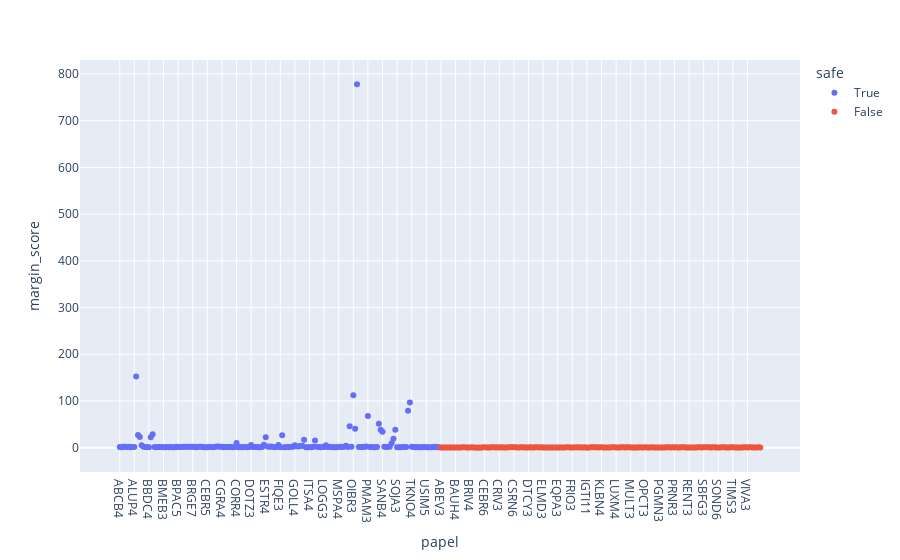

Notebook code for this chart:
### Code cell
fig = px.scatter(df_fund,x=df_fund.index,y='margin_score',color='safe')
fig.show()

### Figure 1 — Plotly figure (JSON) as saved in the notebook; plotly's stock layout.template omitted (floating-point values rounded to 4 significant figures; data arrays with more than 128 entries replaced by an {"elided": "..."} marker saying what was removed)
{"data": [{"hovertemplate": "safe=True<br>papel=%{x}<br>margin_score=%{y}<extra></extra>", "legendgroup": "True", "marker": {"color": "#636efa", "symbol": "circle"}, "mode": "markers", "name": "True", "orientation": "v", "showlegend": true, "type": "scatter", "x": {"elided": "176 str values"}, "xaxis": "x", "y": {"elided": "176 float values"}, "yaxis": "y"}, {"hovertemplate": "safe=False<br>papel=%{x}<br>margin_score=%{y}<extra></extra>", "legendgroup": "False", "marker": {"color": "#EF553B", "symbol": "circle"}, "mode": "markers", "name": "False", "orientation": "v", "showlegend": true, "type": "scatter", "x": {"elided": "176 str values"}, "xaxis": "x", "y": {"elided": "176 float values"}, "yaxis": "y"}], "layout": {"legend": {"title": {"text": "safe"}, "tracegroupgap": 0}, "margin": {"t": 60}, "xaxis": {"anchor": "y", "domain": [0, 1], "title": {"text": "papel"}}, "yaxis": {"anchor": "x", "domain": [0, 1], "title": {"text": "margin_score"}}}}
